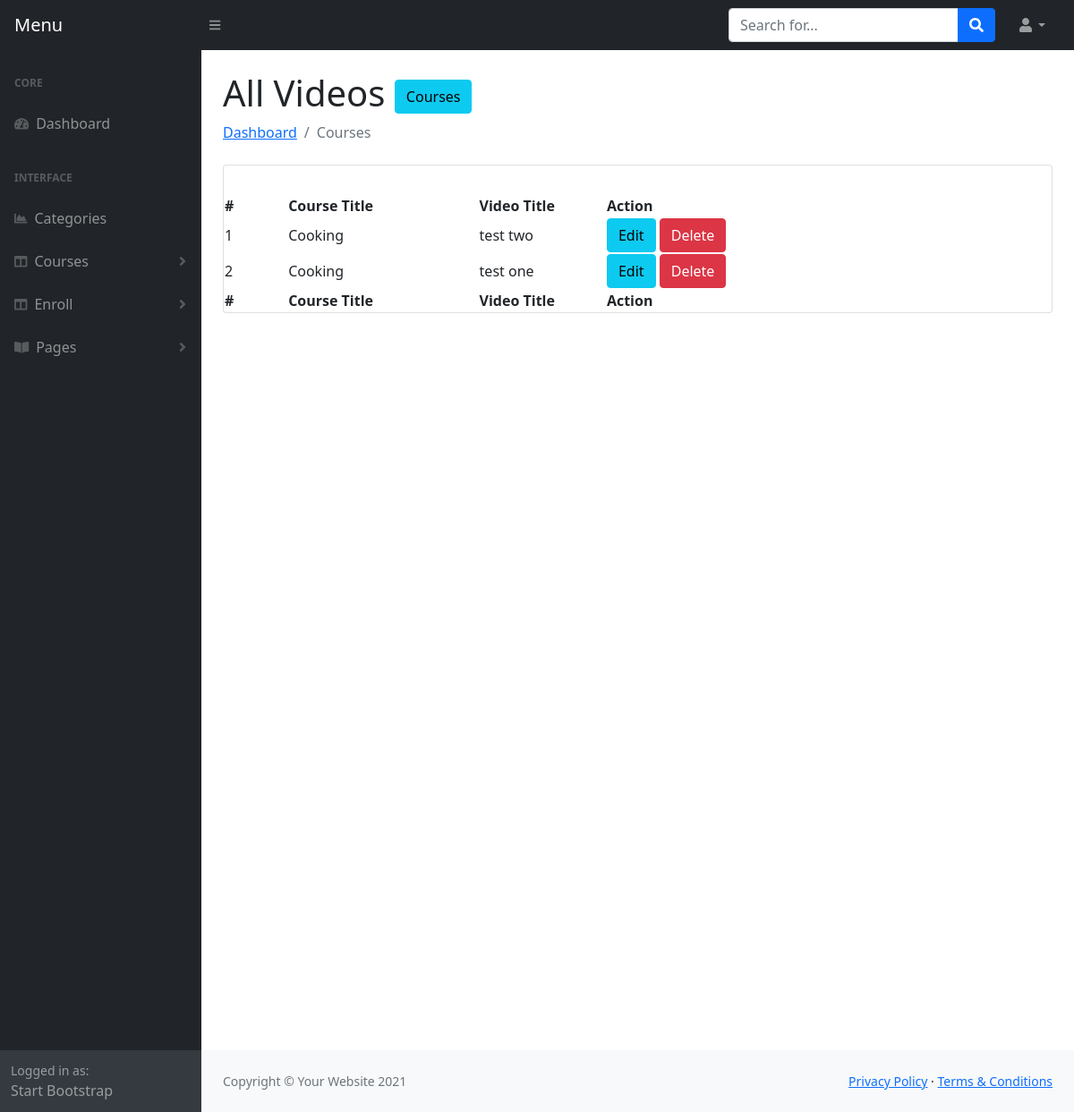
The app's page /admin/video-single.php?vidid=6 (signed in), older data.
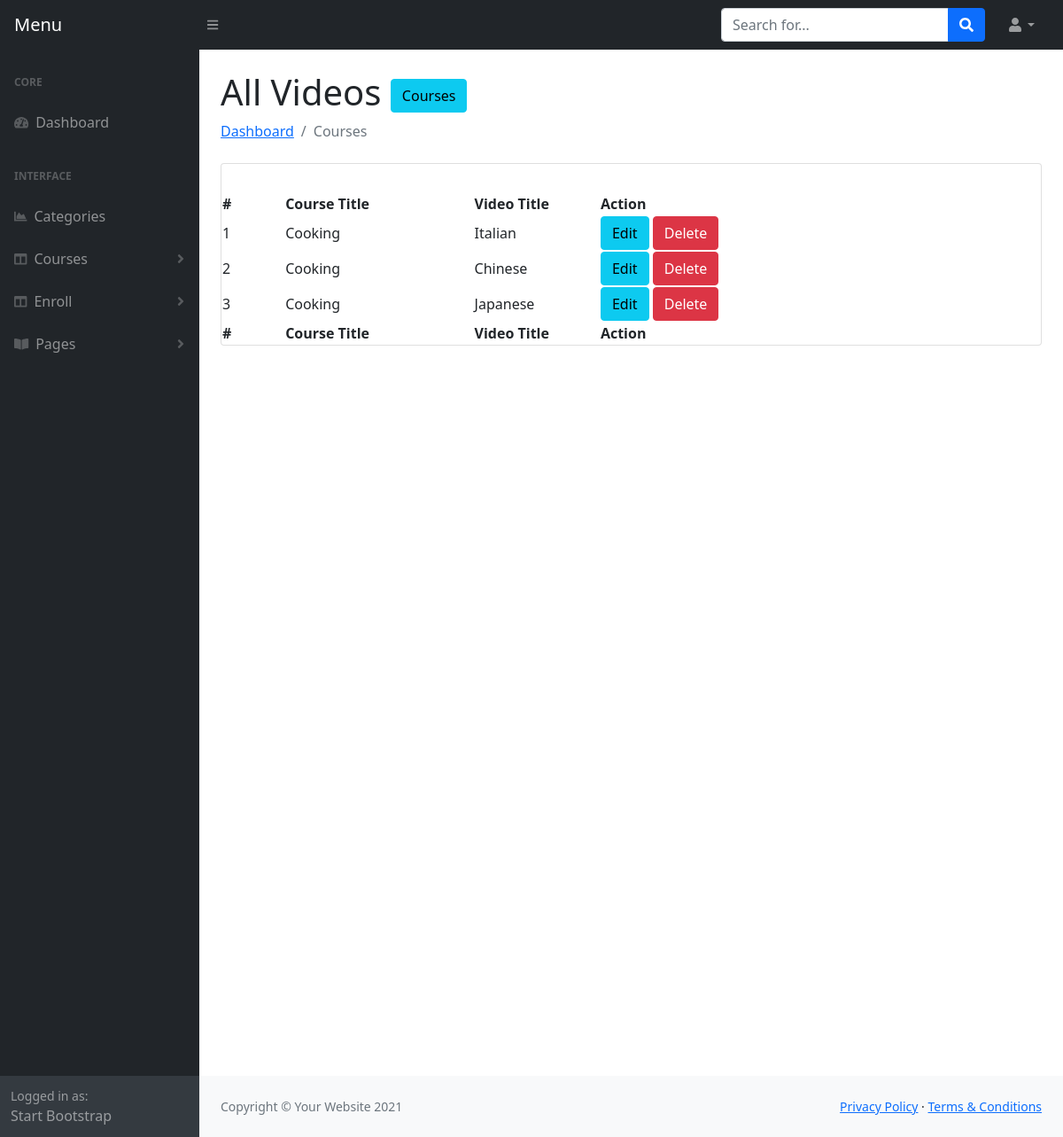
The same page, newer data.
### tables this page shows
CREATE TABLE `videos` (
  `video_id` int(11) NOT NULL,
  `video_title` varchar(255) NOT NULL,
  `video_url` varchar(255) NOT NULL,
  `course_id` int(11) NOT NULL
);

CREATE TABLE `courses` (
  `course_id` int(11) NOT NULL,
  `category_id` int(11) NOT NULL,
  `course_title` varchar(191) NOT NULL,
  `banner` varchar(191) NOT NULL,
  `short_description` text NOT NULL,
  `description` longtext NOT NULL,
  `price` varchar(191) NOT NULL,
  `discount` varchar(100) NOT NULL,
  `hours` varchar(100) NOT NULL,
  `total_hit` int(11) NOT NULL,
  `ratting` int(11) NOT NULL,
  `demo_video` varchar(191) DEFAULT NULL,
  `is_active` tinyint(4) NOT NULL,
  `created_at` timestamp NOT NULL DEFAULT current_timestamp()
);

### admin/video-single.php (the view, shortened to what this page needs)
<?php
    include 'header.php';
    include '../Controller/database.php';
?>
<main>
<div class="container-fluid px-4">
    <h1 class="mt-4">All Videos <a class="btn btn-info" href="courses.php">Courses</a></h1>
    <ol class="breadcrumb mb-4">
        <li class="breadcrumb-item"><a href="index.php">Dashboard</a></li>
        <li class="breadcrumb-item active">Courses</li>
    </ol>
    <div class="card mb-4">
        <div class="card-body">
        </div>      <table id="datatablesSimple">
                    <thead>
                        <tr>
                            <th width="5%">#</th>
                            <th width="15%">Course Title</th>
                            <th width="10%">Video Title</th>
                            <th width="35%">Action</th>
                        </tr>
                    </thead>
                    <tfoot>
                        <tr>
                            <th>#</th>
                            <th>Course Title</th>
                            <th>Video Title</th>
                            <th>Action</th>
                        </tr>
                    </tfoot>
                    <tbody>
                        <?php
                        if (isset($_GET['vidid'])) {
                            $vidid = $_GET['vidid'];
                        }
                        $query = "SELECT * FROM videos left join courses on courses.course_id=videos.course_id where videos.course_id =$vidid Order By video_id desc";
                        $result = $con->query($query);
                        if ($result->num_rows > 0) {
                            $i = 0;
                            foreach ($result as $key => $value) {
                                $i++;
                        ?>
                        <tr>
                            <td><?php echo $i; ?></td>
                            <td><?php echo $value['course_title'] ?></td>
                            <td><?php echo $value['video_title'] ?></td>
                            <td>
                                <a href="editvideo.php?editid=<?php echo $value['video_id']; ?>" class="btn btn-info">Edit</a>
                                <a onclick="return confirm('Are you sure to Delete?');" href="?delid=<?php echo $value['video_id']; ?>&vidid=<?php echo $vidid; ?>" class="btn btn-danger">Delete</a>
                            </td>
                        </tr>
                        <?php }
                        } ?>
                    </tbody>
                </table>
    </div>
    <div style="height: 100vh"></div>
</div>
</main>
<?php include 'footer.php'; ?>

Row changes from the older to the newer data that the page shows:
added videos: course.course_title "Cooking", video_title "Italian"
changed videos: video_title "test two" → "Chinese"
changed videos: video_title "test one" → "Japanese"
